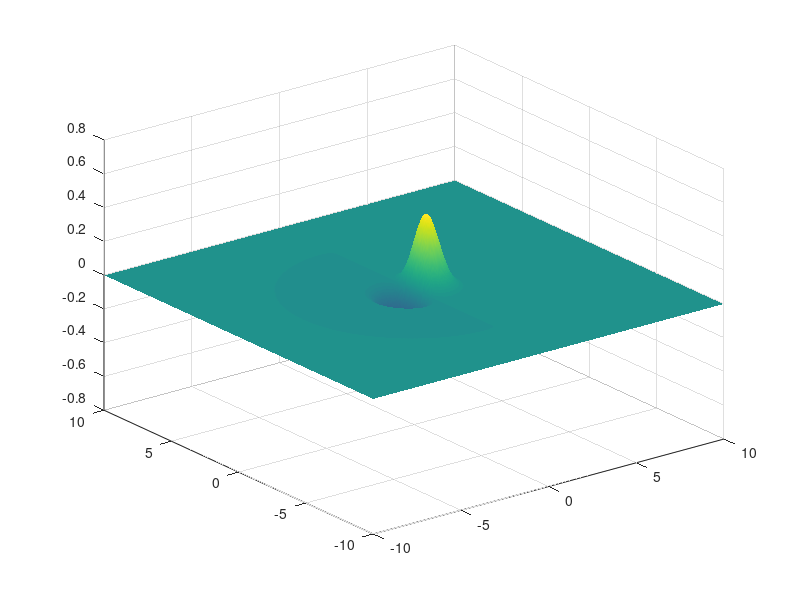
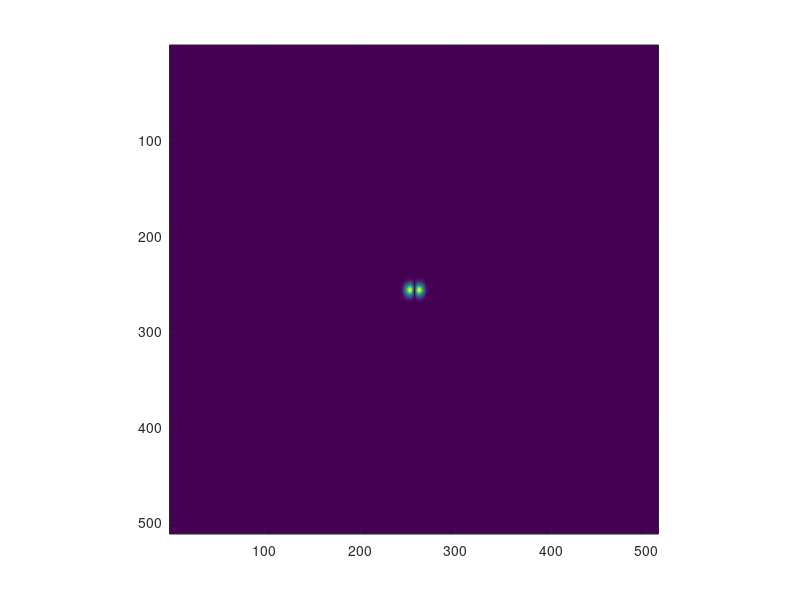

Write MATLAB code to recreate these figures, in order.
# octave script for fun and profit

# size of mask (desired output matrix size)
masksize = 512;

# desired scale factor
scale = 10;

# create a meshgrid over which to evaluate the functions
x = linspace(-scale, scale, masksize);
y = x;
[X,Y] = meshgrid(x);

# evaluate a given input function
F = X .* exp(-X .^ 2 - Y .^ 2);

# make a 3d surface plot the given input function
infig=figure();
surf(X,Y,F);
shading interp;
saveas(infig, '/data/input.png', 'png');

# make a 2d image plot of magnitude of 2D FFT of above input function
outfig=figure();
DP = fftshift(fft2(F));
imagesc(abs(DP));
axis image;
saveas(outfig, '/data/output.png', 'png');
